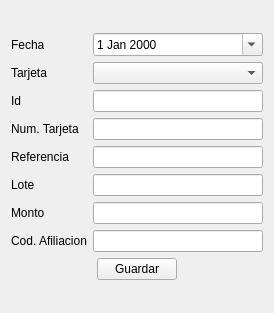
<?xml version="1.0" encoding="UTF-8"?>
<ui version="4.0">
 <class>ui_tarjeta</class>
 <widget class="QWidget" name="ui_tarjeta">
  <property name="geometry">
   <rect>
    <x>0</x>
    <y>0</y>
    <width>274</width>
    <height>313</height>
   </rect>
  </property>
  <property name="windowTitle">
   <string>Registro de tarjeta</string>
  </property>
  <layout class="QGridLayout" name="gridLayout_2">
   <item row="0" column="0">
    <layout class="QGridLayout" name="gridLayout">
     <item row="7" column="1">
      <widget class="QLineEdit" name="lineEdit_Afiliacion"/>
     </item>
     <item row="0" column="0">
      <widget class="QLabel" name="label_5">
       <property name="text">
        <string>Fecha</string>
       </property>
      </widget>
     </item>
     <item row="0" column="1">
      <widget class="QDateEdit" name="dateEdit">
       <property name="calendarPopup">
        <bool>true</bool>
       </property>
      </widget>
     </item>
     <item row="6" column="1">
      <widget class="QLineEdit" name="lineEdit_Monto"/>
     </item>
     <item row="1" column="1">
      <widget class="MyComboBox" name="comboBox_tarjeta"/>
     </item>
     <item row="2" column="0">
      <widget class="QLabel" name="label">
       <property name="text">
        <string>Id</string>
       </property>
      </widget>
     </item>
     <item row="2" column="1">
      <widget class="QLineEdit" name="lineEdit_id"/>
     </item>
     <item row="3" column="0">
      <widget class="QLabel" name="label_2">
       <property name="text">
        <string>Num. Tarjeta</string>
       </property>
      </widget>
     </item>
     <item row="6" column="0">
      <widget class="QLabel" name="label_6">
       <property name="text">
        <string>Monto</string>
       </property>
      </widget>
     </item>
     <item row="3" column="1">
      <widget class="QLineEdit" name="lineEdit_numero_Tarjeta"/>
     </item>
     <item row="4" column="0">
      <widget class="QLabel" name="label_3">
       <property name="text">
        <string>Referencia</string>
       </property>
      </widget>
     </item>
     <item row="4" column="1">
      <widget class="QLineEdit" name="lineEdit_Referencia"/>
     </item>
     <item row="5" column="0">
      <widget class="QLabel" name="label_4">
       <property name="text">
        <string>Lote</string>
       </property>
      </widget>
     </item>
     <item row="7" column="0">
      <widget class="QLabel" name="label_7">
       <property name="text">
        <string>Cod. Afiliacion</string>
       </property>
      </widget>
     </item>
     <item row="1" column="0">
      <widget class="QLabel" name="label_8">
       <property name="text">
        <string>Tarjeta</string>
       </property>
      </widget>
     </item>
     <item row="5" column="1">
      <widget class="QLineEdit" name="lineEdit_Lote"/>
     </item>
     <item row="8" column="0" colspan="2">
      <layout class="QHBoxLayout" name="horizontalLayout">
       <item>
        <spacer name="horizontalSpacer_2">
         <property name="orientation">
          <enum>Qt::Horizontal</enum>
         </property>
         <property name="sizeHint" stdset="0">
          <size>
           <width>40</width>
           <height>20</height>
          </size>
         </property>
        </spacer>
       </item>
       <item>
        <widget class="QPushButton" name="pushButton_guardar">
         <property name="text">
          <string>Guardar</string>
         </property>
        </widget>
       </item>
       <item>
        <spacer name="horizontalSpacer">
         <property name="orientation">
          <enum>Qt::Horizontal</enum>
         </property>
         <property name="sizeHint" stdset="0">
          <size>
           <width>40</width>
           <height>20</height>
          </size>
         </property>
        </spacer>
       </item>
      </layout>
     </item>
    </layout>
   </item>
  </layout>
 </widget>
 <customwidgets>
  <customwidget>
   <class>MyComboBox</class>
   <extends>QComboBox</extends>
   <header location="global">mycombobox.h</header>
   <slots>
    <slot>Eliminar_Item()</slot>
   </slots>
  </customwidget>
 </customwidgets>
 <tabstops>
  <tabstop>dateEdit</tabstop>
  <tabstop>comboBox_tarjeta</tabstop>
  <tabstop>lineEdit_id</tabstop>
  <tabstop>lineEdit_numero_Tarjeta</tabstop>
  <tabstop>lineEdit_Referencia</tabstop>
  <tabstop>lineEdit_Lote</tabstop>
  <tabstop>lineEdit_Monto</tabstop>
  <tabstop>lineEdit_Afiliacion</tabstop>
  <tabstop>pushButton_guardar</tabstop>
 </tabstops>
 <resources/>
 <connections/>
</ui>
